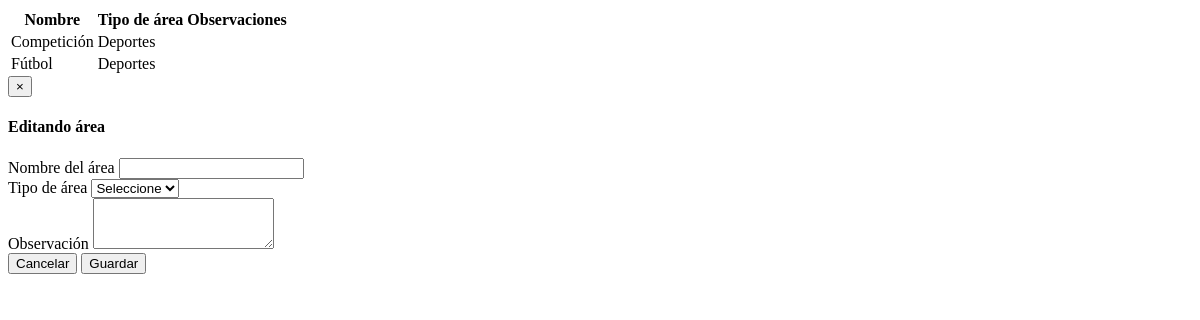
/Datos/mostrarAreas.php, run on an earlier commit of the app's database.
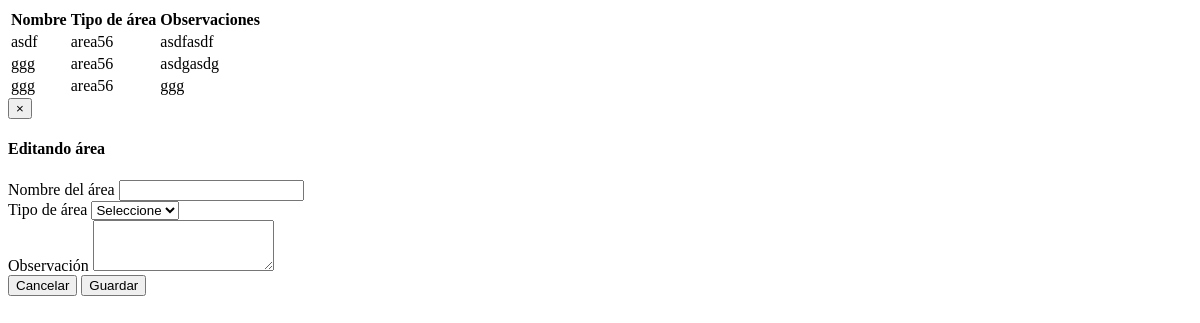
And on a later commit of the database.
### tables this page shows
CREATE TABLE IF NOT EXISTS `area` (
  `id_Area` int(11) NOT NULL,
  `nombre` text NOT NULL,
  `id_tipo_area` int(11) NOT NULL,
  `observacion` text NOT NULL
);

CREATE TABLE IF NOT EXISTS `tipo_area` (
  `id_Tipo_Area` int(11) NOT NULL,
  `nombre` varchar(30) NOT NULL,
  `observaciones` text NOT NULL
);

### Datos/mostrarAreas.php (the view, shortened to what this page needs)
<?php
include '../Datos/conexion.php';
$query = mysql_query("Select distinct area.id_area,area.nombre, tipo_area.nombre as n, tipo_area.id_tipo_area as idT, area.observacion from area,tipo_area where area.id_tipo_area=tipo_area.id_tipo_area order by area.id_area desc", $enlace);
?>
<!DOCTYPE html>
<html lang="en">
    <head>
    </head>
    <body>
        <div class="panel-body">
            <div class="table-responsive">
                <table class="table">
                    <thead>
                        <tr>
                            <th>Nombre</th>
                            <th>Tipo de área</th>
                            <th>Observaciones</th>
                            <th></th>
                        </tr>
                    </thead>
                    <tbody>
                        <?php
                        while ($row = mysql_fetch_array($query)) {
                            ?>
                            <tr>
                                <td><?php echo utf8_decode($row['nombre']) ?></td>
                                <td id="<?php echo utf8_decode($row['idT']) ?>"><?php echo utf8_decode($row['n']) ?></td>
                                <td><?php echo utf8_decode($row['observacion']) ?></td>
                                <td>
                                </td>
                            </tr>
                            <?php
                        }
                        ?>
                    </tbody>
                </table>
            </div>
        </div>
        <div class="modal fade" id="miModalDeArea" tabindex="-1" role="dialog" aria-labelledby="myModalLabel" aria-hidden="true">
            <div class="modal-dialog">
                <div class="modal-content">
                    <form role="form" id="eFormXX" name="form" >
                        <div class="modal-header">
                            <button type="button" class="close" data-dismiss="modal" aria-hidden="true">&times;</button>
                            <h4 class="modal-title" id="myModalLabel">Editando área</h4>
                        </div>
                        <div class="modal-body">
                            <div class="form-group">
                                <label>Nombre del área</label>
                                <input id="editarNombreDeArea" class="form-control" required>
                            </div>
                            <div class="form-group">
                                <label>Tipo de área</label>
                                <select class="form-control" id="eTipoArea">
                                    <option>Seleccione</option>
                                </select>
                            </div>
                            <div class="form-group">
                                <label>Observación</label>
                                <textarea id="editarObsDeArea" class="form-control" rows="3"></textarea>
                            </div>
                        </div>
                        <div class="modal-footer">
                            <button type="button"  class="btn btn-default" data-dismiss="modal">Cancelar</button>
                            <button  id="guardaredicion" class="btn btn-primary" >Guardar</button>
                        </div>
                    </form>
                </div>
            </div>
        </div>
    </body>
</html>
</html>

What changed in the data, as far as the page shows it:
added area: nombre "asdf", id_tipo_area.nombre "area56", observacion "asdfasdf"
changed area: nombre "Competición" → "ggg"; id_tipo_area.nombre "Deportes" → "area56"; observacion (not shown) → "asdgasdg"
changed area (number 3 of 3 on the later page): nombre "Fútbol" → "ggg"; id_tipo_area.nombre "Deportes" → "area56"; observacion (not shown) → "ggg"
